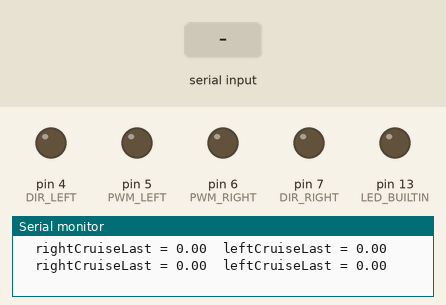
Simulated run of this sketch. Board: Arduino Uno, built with avr-gcc and run on an emulated ATmega328P. Shown: output pins drawn as LEDs (lit = HIGH), the last lines printed to the serial monitor. Inputs (shaded band) come from the test bench.

Above: at 1.2 s.
1.3 s: "I" received over Serial
At 2.8 s:
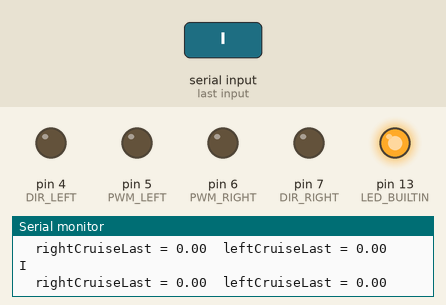
4.3 s: "B1\n" received over Serial
At 7.2 s:
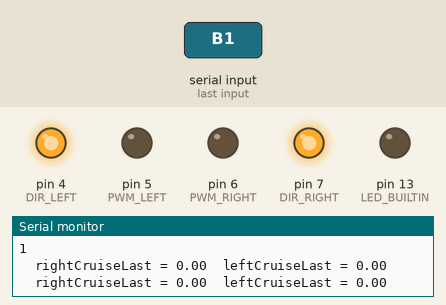
7.3 s: "3" received over Serial
At 8.8 s:
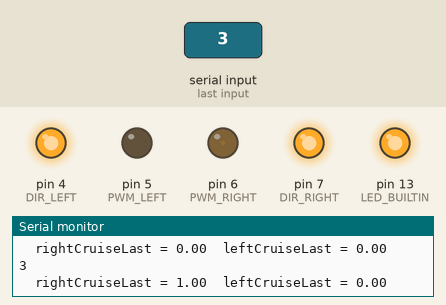
10.3 s: "S1\n" received over Serial
At 12.3 s:
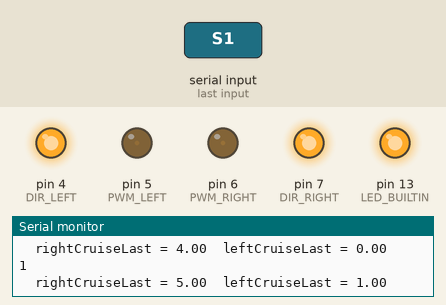
Timing chart, 0 to 14.3 s (numbered marks = the images above; inputs shaded):
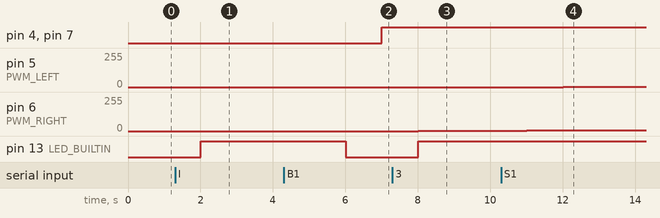

Measured:
- after the input at 1.3 s, pin 13 (LED_BUILTIN): LOW → HIGH after 0.70 s
- after the input at 4.3 s, pin 4 (DIR_LEFT), pin 7 (DIR_RIGHT): LOW → HIGH after 2.7 s; pin 13 (LED_BUILTIN): HIGH → LOW after 1.7 s
- after the input at 7.3 s, pin 5 (PWM_LEFT): stays 0/255 (without the input it goes to 1/255 after 0.71 s)
- after the input at 10.3 s, pin 5 (PWM_LEFT): 0/255 → 1/255 after 1.7 s, → 2/255 1.0 s later, → 3/255 1.0 s later

The sketch:

Slave_TGV_Side_V2.ino
```cpp
//#define BRAKE 9
//#define POWER_LOCK 8

#define DIR_RIGHT 7
#define PWM_RIGHT 6
#define DIR_LEFT 4
#define PWM_LEFT 5

#define DELAY_VOLTAGE 100
#define DELAY_VOLTAGE_IDEL 100

char code='I';

String INDICATOR = "00", DIRECTION = "01";

double leftCruise = 0.00, rightCruise = 0.00, leftChange, rightChange;

// Forward Max values
int MAX_VOLTAGE_LEFT_FORWARD = 33, MAX_VOLTAGE_RIGHT_FORWARD = 30;
double rightChangeForward = 1.00;
double leftChangeForward = MAX_VOLTAGE_LEFT_FORWARD/MAX_VOLTAGE_RIGHT_FORWARD;

// Reverse Max values
int MAX_VOLTAGE_LEFT_REVERSE = 33, MAX_VOLTAGE_RIGHT_REVERSE = 30;
double rightChangeReverse= 1.00;
double leftChangeReverse = MAX_VOLTAGE_LEFT_REVERSE/MAX_VOLTAGE_RIGHT_REVERSE;

bool idelLoopEntryOne=true;
bool forwardLoopEntryOne=true,reverseLoopEntryOne=true;
bool STATE_FORWARD=false, STATE_REVERSE=false, STATE_IDEL=false;

unsigned long loopCurrentMillis=0, PrevMillis;

void rightReverseRelay(){
  digitalWrite(DIR_RIGHT,LOW);
//  Serial.println("RIGHT DIRECTION is LOW");/
}

void rightForwardRelay(){
  digitalWrite(DIR_RIGHT,HIGH);
//  Serial.println("RIGHT DIRECTION is HIGH");/
}

void leftReverseRelay(){
  digitalWrite(DIR_LEFT,LOW);
//  Serial.println("LEFT DIRECTION is LOW");/
}

void leftForwardRelay(){
  digitalWrite(DIR_LEFT,HIGH);
//  Serial.println("LEFT  DIRECTION is HIGH");/
}

double increCruise(double x, double incre){
  return (x+incre);
}

double decreCruise(double x, double decre){
  return (x-decre);
}

double minAmong(double x, double y){
  if(x<y)
    return x;
  else
    return y;
}

//void brakesOn(){
//  digitalWrite(BRAKE, LOW);
//}
//
//void brakesOff(){
//  digitalWrite(BRAKE, HIGH);
//}
//
//void powerLocksOn(){
//  digitalWrite(POWER_LOCK, HIGH);
//}
//
//void powerLocksOff(){
//  digitalWrite(POWER_LOCK, LOW);
//}

void blinkLED(){
  digitalWrite(LED_BUILTIN, HIGH);   // turn the LED on (HIGH is the voltage level)
}

void setup() {

  Serial.begin(9600);

  rightChange = minAmong(rightChangeForward,rightChangeReverse);
  leftChange = minAmong(leftChangeForward,leftChangeReverse);

  pinMode(DIR_RIGHT, OUTPUT);
  pinMode(PWM_RIGHT, OUTPUT);

  pinMode(DIR_LEFT, OUTPUT);
  pinMode(PWM_LEFT, OUTPUT);

//  pinMode(BRAKE, OUTPUT);
//  pinMode(POWER_LOCK, OUTPUT);

  pinMode(LED_BUILTIN, OUTPUT);

//  powerLocksOn();
//  brakesOff();
}

void loop() {
  // put your main code here, to run repeatedly:

  if(Serial.available()){

    code = Serial.read();

    switch (code){
      case 'I' :
        INDICATOR = "ID";
        DIRECTION = "00";
        break;
      case '1':
        INDICATOR = "R1";
        DIRECTION = "FF";
        break;
      case '3':
        INDICATOR = "R1";
        DIRECTION = "FL";
        break;
      case '5':
        INDICATOR = "R1";
        DIRECTION = "FR";
        break;
      case '2':
        INDICATOR = "L1";
        DIRECTION = "RF";
        break;
      case '4':
        INDICATOR = "L1";
        DIRECTION = "RL";
        break;
      case '6':
        INDICATOR = "L1";
        DIRECTION = "RR";
        break;

    }

    Serial.println(code);
  }

  loopCurrentMillis = millis();

//  if(INDICATOR == "B1"){
//    blinkLED();
////    Serial.println("Brakes Pressed");
//    brakesOn();
//
//  }else{
//    blinkLED();
////    Serial.println("Brakes Released");
//    brakesOff();
//
//  }

//  if(INDICATOR == "S1"){
//    blinkLED();
////    Serial.println("START of the Vehicle");
//    powerLocksOff();
//
//  }else if(INDICATOR == "S0"){
//    blinkLED();
////    Serial.println("STOP of the Vehicle");
//    powerLocksOn();
//
//  }else

    if(INDICATOR == "R1")
    {

//    Serial.println("Forward Entry");

    if(forwardLoopEntryOne){

      PrevMillis = loopCurrentMillis;
      forwardLoopEntryOne = false;
      reverseLoopEntryOne = true;
      idelLoopEntryOne = true;

      }else if(STATE_IDEL){

        rightForwardRelay();
        leftForwardRelay();
        STATE_IDEL = false;
        STATE_REVERSE = false;
        STATE_FORWARD = true;

        }else if(STATE_REVERSE)
        {

          if( (rightCruise >= rightChange) || (leftCruise >= leftChange)){

            if(rightCruise >= rightChange){
              rightCruise = decreCruise(rightCruise,rightChange);
            }

            if(leftCruise >= leftChange){
              leftCruise = decreCruise(leftCruise,leftChange);
            }

            }else if(loopCurrentMillis - PrevMillis > DELAY_VOLTAGE)
            {

              rightForwardRelay();
              leftForwardRelay();
              STATE_REVERSE = false;
              STATE_FORWARD = true;

            }
          }else{

              if(DIRECTION == "FL")
              {
                blinkLED();
//                Serial.println("Moving Forward Left");

                if(rightCruise < MAX_VOLTAGE_RIGHT_FORWARD)
                  rightCruise = increCruise(rightCruise,rightChange);

                if(leftCruise >= leftChange)
                  leftCruise = decreCruise(leftCruise,leftChange);

//                rightCruise = MAX_VOLTAGE_RIGHT_REVERSE;
//                leftCruise = 0;

              }else if(DIRECTION == "FR"){
                blinkLED();
//                Serial.println("Moving Forward Right");

                if(leftCruise < MAX_VOLTAGE_LEFT_FORWARD)
                  leftCruise = increCruise(leftCruise,leftChange);

                if(rightCruise >= rightChange)
                  rightCruise = decreCruise(rightCruise,rightChange);

//                rightCruise = 0;
//                leftCruise = MAX_VOLTAGE_LEFT_REVERSE;

              }else if(DIRECTION == "FF")
              {
                blinkLED();
//              Serial.println("Moving Forward Front");

              if(rightCruise < MAX_VOLTAGE_RIGHT_FORWARD)
                rightCruise = increCruise(rightCruise,rightChange);

              if(leftCruise < MAX_VOLTAGE_LEFT_FORWARD)
                leftCruise = increCruise(leftCruise,leftChange);

//              rightCruise = MAX_VOLTAGE_RIGHT_REVERSE;
//              leftCruise = MAX_VOLTAGE_LEFT_REVERSE;
              }else
              {

                if(rightCruise >= rightChange)
                  rightCruise = decreCruise(rightCruise,rightChange);

                if(leftCruise >= leftChange)
                  leftCruise = decreCruise(leftCruise,leftChange);

//                rightCruise = 0;
//                leftCruise = 0;
              }
            }
  }else if(INDICATOR == "L1"){

//    Serial.println("Reverse Entry");

    if(reverseLoopEntryOne){

      PrevMillis = loopCurrentMillis;
      reverseLoopEntryOne = false;
      forwardLoopEntryOne = true;
      idelLoopEntryOne = true;

      }else if(STATE_IDEL){

        rightReverseRelay();
        leftReverseRelay();
        STATE_IDEL = false;
        STATE_FORWARD = false;
        STATE_REVERSE = true;

        }else if(STATE_FORWARD){

          if( (rightCruise >= rightChange) || (leftCruise >= leftChange)){

            if(rightCruise >= rightChange){
              rightCruise = decreCruise(rightCruise,rightChange);
            }

            if(leftCruise >= leftChange){
              leftCruise = decreCruise(leftCruise,leftChange);
            }

            }else if(loopCurrentMillis - PrevMillis > DELAY_VOLTAGE){

              rightReverseRelay();
              leftReverseRelay();
              STATE_FORWARD = false;
              STATE_REVERSE = true;

              }
          }else{

            if(DIRECTION == "RR"){
                blinkLED();
//              Serial.println("Moving Reverse Right");

              if(rightCruise < MAX_VOLTAGE_RIGHT_REVERSE)
                rightCruise = increCruise(rightCruise,rightChange);

              if(leftCruise >= leftChange)
                leftCruise = decreCruise(leftCruise,leftChange);

//              rightCruise = MAX_VOLTAGE_RIGHT_REVERSE;
//              leftCruise = 0;

            }else if(DIRECTION == "RL"){
              blinkLED();
//              Serial.println("Moving Reverse Left");

              if(leftCruise < MAX_VOLTAGE_LEFT_REVERSE)
                leftCruise = increCruise(leftCruise,leftChange);

              if(rightCruise >= rightChange)
                rightCruise = decreCruise(rightCruise,rightChange);

//              rightCruise = 0;
//              leftCruise = MAX_VOLTAGE_LEFT_REVERSE;

            }else if(DIRECTION == "RF"){
              blinkLED();
//            Serial.println("Moving Reverse Front");

            if(rightCruise < MAX_VOLTAGE_RIGHT_REVERSE)
              rightCruise = increCruise(rightCruise,rightChange);

            if(leftCruise < MAX_VOLTAGE_LEFT_REVERSE)
              leftCruise = increCruise(leftCruise,leftChange);

//            rightCruise = MAX_VOLTAGE_RIGHT_REVERSE;
//            leftCruise = MAX_VOLTAGE_LEFT_REVERSE;

            }else {

              if(rightCruise >= rightChange)
                rightCruise = decreCruise(rightCruise,rightChange);

              if(leftCruise >= leftChange)
                leftCruise = decreCruise(leftCruise,leftChange);

//                rightCruise = 0;
//                leftCruise = 0;
            }
          }
  }else if(INDICATOR == "ID"){
      blinkLED();
//    Serial.println("Idel Loop");

    if(idelLoopEntryOne)
    {

      PrevMillis = loopCurrentMillis;
      idelLoopEntryOne = false;
      forwardLoopEntryOne = true;
      reverseLoopEntryOne = true;

      }else
      {

        if(rightCruise >= rightChange)
          rightCruise = decreCruise(rightCruise,rightChange);
//        rightCruise = 0;

        if(leftCruise >= leftChange)
          leftCruise = decreCruise(leftCruise,leftChange);
//        leftCruise = 0;

        if(loopCurrentMillis - PrevMillis > DELAY_VOLTAGE_IDEL)
          STATE_IDEL = true;
      }
    }

  analogWrite(PWM_RIGHT, rightCruise);
  analogWrite(PWM_LEFT, leftCruise);

  Serial.print("  rightCruiseLast = ");
  Serial.print(rightCruise);
  Serial.print("  leftCruiseLast = ");
  Serial.println(leftCruise);
  delay(1000);

  digitalWrite(LED_BUILTIN, LOW);

}
```
